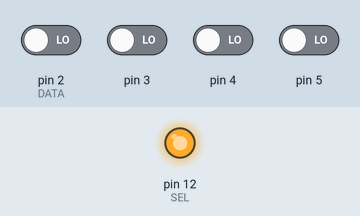
Bench run of a sketch on a simulated Arduino Uno, built with avr-gcc and run on an emulated ATmega328P. Shown: output pins drawn as LEDs (lit = HIGH). The test bench sets the inputs (shaded band); at power-on: pin 2 (DATA), pin 3–5 LOW. Pins used as bus, display or sensor lines are not drawn; what the sketch prints to the serial monitor is not drawn.

Above: at 0.2 s.
Timing chart, 0 to 1.7 s (numbered marks = the images above):
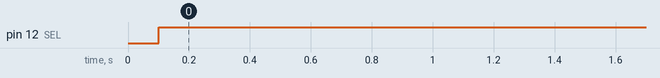

Measured:
- by itself, pin 12 (SEL): LOW → HIGH at 0.10 s

The sketch:

end-device-wifi.ino
```cpp
/* == tile form ==
 *
 *  -----------
 *  | b0 | b1 |
 *  -----------
 *  | b2 | b3 |
 *  -----------
 *
 */

/* == Wiring guideline ==

    name | pin | function
    -----|-----|---------
    CLK  | 13  | clock
    -----|-----|---------
    SEL  | 12  | select
    -----|-----|---------
    DATA |[2,5]| data, b0 > 2, b1 > 3, b2 > 4, b3 > 5
    ---------------------

    Wire the serial pins of both arduino and wifi

   ====================== */


/* == definitions == */
#define CLK 13 // Pin of clock
#define SEL 12 // Pin of select
#define DATA 2 // Last pin of data, the n wide data line must be wired from 2+n-1 to 2 (inverse the order)
#define CONNECT A0 // Is wifi connecting
#define WIDE 4 // The wide of data bus, code must be modify when wide over 8 bits
#define FREQ 100   // The frequence of clock
#define BAUD 115200 // The baud rate of serial

/* ================= */

/* == Global variable == */
int clk;    // The clock frequence (HZ)
int cyc;  // The cycle of the clock (millisecend)
unsigned int cStart; // Current cycle start time
int r_size; // The size of row of tile
int c_size; // The size of column of tile
int len;    // The length of tile
char *tile; // Senser data tile by tile


/* ===================== */

inline void sel_on()
{
    digitalWrite (SEL, 0);
}

inline void sel_off()
{
    char ret;
    digitalWrite (SEL, 1);
    ret = 'A';
    do {
        if (Serial.available()) {
            ret = Serial.read ();
        }
    } while (ret != 'E');
}

inline void exe_clk()
{
    digitalWrite (CLK, 1);
    delay (cyc);
    digitalWrite (CLK, 0);
    delay (cyc);
}

inline void wait_wifi()
{
    while (analogRead (CONNECT) < 400);
}

// To initialize the size of tile
char *init_size()
{
    char *arr = NULL;

    r_size = 3;
    c_size = 3;
    len = r_size * c_size;
    arr = (char *)malloc (len);
    memset (tile, 0, len);

    return arr;
}

void set_clk (int t)
{
    clk = t;
    cyc = (int)(1.0/clk * 1000)>>1;
}

// Must to be modify if data wide over 8 bits
char get_data ()
{
    char d;
    d = 0;
    for (int i=0; i<WIDE; i++) {
        d <<= 1;
        d |= digitalRead (DATA + i);
    }
    return d;
}

void setup()
{
    pinMode (CLK, OUTPUT);
    pinMode (SEL, OUTPUT);
    pinMode (CONNECT, INPUT);
    for (int i=0; i<WIDE; i++)
        pinMode (DATA+i, INPUT);

    Serial.begin (BAUD);
    init_size ();
    set_clk (FREQ);
    tile = init_size ();
    wait_wifi ();
}

void loop()
{
    static int n = 0;
    Serial.print ('S');
    for (int i=0; i<r_size; i++) {
        for (int o=0; o<c_size; o++) {
            char buff;
            int desti;
            buff = get_data () + 'A';
            Serial.print (buff);
            exe_clk ();
        }
    }
    sel_on ();
    exe_clk ();
    sel_off ();
    delay (5000);
    n++;
    n %= 16;
}
```
